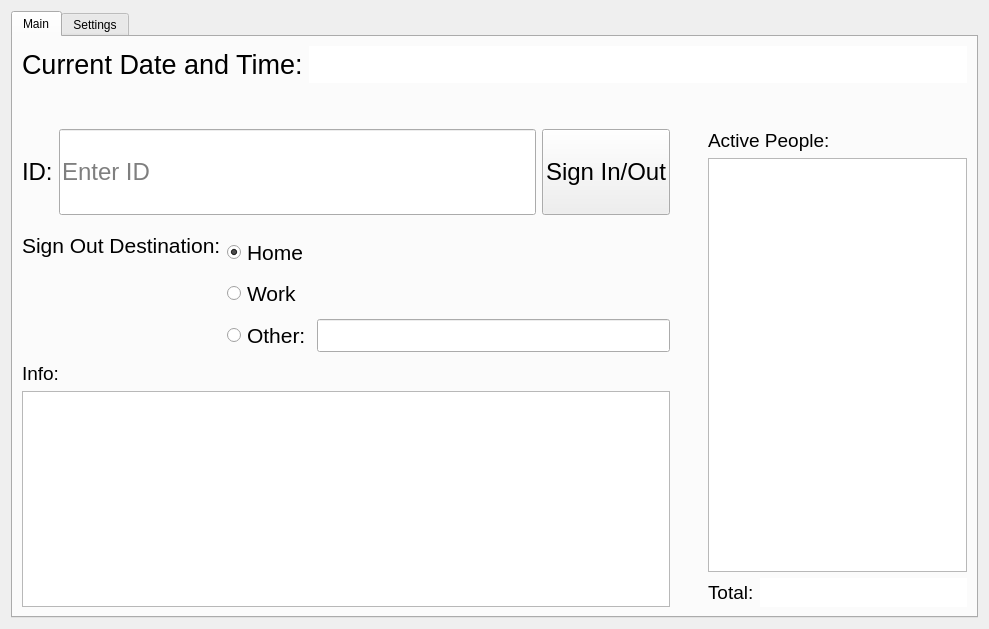
<?xml version="1.0" encoding="UTF-8"?>
<ui version="4.0">
 <class>Widget</class>
 <widget class="QWidget" name="Widget">
  <property name="geometry">
   <rect>
    <x>0</x>
    <y>0</y>
    <width>989</width>
    <height>629</height>
   </rect>
  </property>
  <property name="windowTitle">
   <string>Widget</string>
  </property>
  <layout class="QHBoxLayout" name="horizontalLayout_21">
   <item>
    <widget class="QTabWidget" name="tabGroup">
     <property name="tabPosition">
      <enum>QTabWidget::North</enum>
     </property>
     <property name="tabShape">
      <enum>QTabWidget::Rounded</enum>
     </property>
     <property name="currentIndex">
      <number>0</number>
     </property>
     <property name="tabBarAutoHide">
      <bool>false</bool>
     </property>
     <widget class="QWidget" name="tabMain">
      <property name="focusPolicy">
       <enum>Qt::NoFocus</enum>
      </property>
      <attribute name="title">
       <string>Main</string>
      </attribute>
      <layout class="QVBoxLayout" name="verticalLayout_9">
       <item>
        <layout class="QHBoxLayout" name="horizontalLayout_8">
         <item>
          <widget class="QLabel" name="label_4">
           <property name="font">
            <font>
             <pointsize>20</pointsize>
            </font>
           </property>
           <property name="text">
            <string>Current Date and Time:</string>
           </property>
          </widget>
         </item>
         <item>
          <widget class="QLineEdit" name="lineEdit_clock">
           <property name="font">
            <font>
             <pointsize>20</pointsize>
            </font>
           </property>
           <property name="frame">
            <bool>false</bool>
           </property>
           <property name="readOnly">
            <bool>true</bool>
           </property>
          </widget>
         </item>
        </layout>
       </item>
       <item>
        <spacer name="verticalSpacer_3">
         <property name="orientation">
          <enum>Qt::Vertical</enum>
         </property>
         <property name="sizeType">
          <enum>QSizePolicy::Preferred</enum>
         </property>
         <property name="sizeHint" stdset="0">
          <size>
           <width>20</width>
           <height>40</height>
          </size>
         </property>
        </spacer>
       </item>
       <item>
        <layout class="QHBoxLayout" name="horizontalLayout_10" stretch="20,1,8">
         <item>
          <layout class="QVBoxLayout" name="verticalLayout_5" stretch="7,1,10,20">
           <item>
            <layout class="QHBoxLayout" name="horizontalLayout_2">
             <item>
              <widget class="QLabel" name="label">
               <property name="font">
                <font>
                 <pointsize>18</pointsize>
                </font>
               </property>
               <property name="lineWidth">
                <number>1</number>
               </property>
               <property name="text">
                <string>ID:</string>
               </property>
               <property name="scaledContents">
                <bool>false</bool>
               </property>
              </widget>
             </item>
             <item>
              <widget class="QLineEdit" name="lineEdit_id_enter">
               <property name="sizePolicy">
                <sizepolicy hsizetype="Expanding" vsizetype="MinimumExpanding">
                 <horstretch>0</horstretch>
                 <verstretch>0</verstretch>
                </sizepolicy>
               </property>
               <property name="font">
                <font>
                 <pointsize>18</pointsize>
                </font>
               </property>
               <property name="placeholderText">
                <string>Enter ID</string>
               </property>
               <property name="clearButtonEnabled">
                <bool>false</bool>
               </property>
              </widget>
             </item>
             <item>
              <widget class="QPushButton" name="btn_signin">
               <property name="sizePolicy">
                <sizepolicy hsizetype="Minimum" vsizetype="Expanding">
                 <horstretch>0</horstretch>
                 <verstretch>0</verstretch>
                </sizepolicy>
               </property>
               <property name="font">
                <font>
                 <pointsize>18</pointsize>
                </font>
               </property>
               <property name="text">
                <string>Sign In/Out</string>
               </property>
              </widget>
             </item>
            </layout>
           </item>
           <item>
            <spacer name="verticalSpacer_2">
             <property name="orientation">
              <enum>Qt::Vertical</enum>
             </property>
             <property name="sizeType">
              <enum>QSizePolicy::Preferred</enum>
             </property>
             <property name="sizeHint" stdset="0">
              <size>
               <width>20</width>
               <height>20</height>
              </size>
             </property>
            </spacer>
           </item>
           <item>
            <layout class="QHBoxLayout" name="horizontalLayout_7">
             <item>
              <layout class="QVBoxLayout" name="verticalLayout_2">
               <item>
                <widget class="QLabel" name="label_9">
                 <property name="font">
                  <font>
                   <pointsize>16</pointsize>
                  </font>
                 </property>
                 <property name="text">
                  <string>Sign Out Destination:</string>
                 </property>
                </widget>
               </item>
               <item>
                <spacer name="verticalSpacer">
                 <property name="orientation">
                  <enum>Qt::Vertical</enum>
                 </property>
                 <property name="sizeHint" stdset="0">
                  <size>
                   <width>20</width>
                   <height>40</height>
                  </size>
                 </property>
                </spacer>
               </item>
              </layout>
             </item>
             <item>
              <layout class="QVBoxLayout" name="verticalLayout_3">
               <item>
                <layout class="QHBoxLayout" name="horizontalLayout_4">
                 <item>
                  <widget class="QRadioButton" name="rbtn_home">
                   <property name="font">
                    <font>
                     <pointsize>16</pointsize>
                    </font>
                   </property>
                   <property name="text">
                    <string>Home</string>
                   </property>
                   <property name="checked">
                    <bool>true</bool>
                   </property>
                  </widget>
                 </item>
                 <item>
                  <spacer name="horizontalSpacer_3">
                   <property name="orientation">
                    <enum>Qt::Horizontal</enum>
                   </property>
                   <property name="sizeHint" stdset="0">
                    <size>
                     <width>40</width>
                     <height>20</height>
                    </size>
                   </property>
                  </spacer>
                 </item>
                </layout>
               </item>
               <item>
                <layout class="QHBoxLayout" name="horizontalLayout_5">
                 <item>
                  <widget class="QRadioButton" name="rbtn_work">
                   <property name="font">
                    <font>
                     <pointsize>16</pointsize>
                    </font>
                   </property>
                   <property name="text">
                    <string>Work</string>
                   </property>
                  </widget>
                 </item>
                 <item>
                  <spacer name="horizontalSpacer_2">
                   <property name="orientation">
                    <enum>Qt::Horizontal</enum>
                   </property>
                   <property name="sizeHint" stdset="0">
                    <size>
                     <width>40</width>
                     <height>20</height>
                    </size>
                   </property>
                  </spacer>
                 </item>
                </layout>
               </item>
               <item>
                <layout class="QHBoxLayout" name="horizontalLayout_6">
                 <item>
                  <widget class="QRadioButton" name="rbtn_other">
                   <property name="font">
                    <font>
                     <pointsize>16</pointsize>
                    </font>
                   </property>
                   <property name="text">
                    <string>Other:</string>
                   </property>
                  </widget>
                 </item>
                 <item>
                  <widget class="QLineEdit" name="lineEdit_destination_other">
                   <property name="font">
                    <font>
                     <pointsize>16</pointsize>
                    </font>
                   </property>
                  </widget>
                 </item>
                </layout>
               </item>
              </layout>
             </item>
            </layout>
           </item>
           <item>
            <layout class="QVBoxLayout" name="verticalLayout_4">
             <item>
              <layout class="QHBoxLayout" name="horizontalLayout_9">
               <item>
                <widget class="QLabel" name="label_2">
                 <property name="font">
                  <font>
                   <pointsize>14</pointsize>
                  </font>
                 </property>
                 <property name="text">
                  <string>Info:</string>
                 </property>
                </widget>
               </item>
               <item>
                <spacer name="horizontalSpacer_4">
                 <property name="orientation">
                  <enum>Qt::Horizontal</enum>
                 </property>
                 <property name="sizeHint" stdset="0">
                  <size>
                   <width>40</width>
                   <height>20</height>
                  </size>
                 </property>
                </spacer>
               </item>
              </layout>
             </item>
             <item>
              <widget class="QTextEdit" name="textEdit">
               <property name="cursorWidth">
                <number>0</number>
               </property>
               <property name="textInteractionFlags">
                <set>Qt::TextSelectableByKeyboard|Qt::TextSelectableByMouse</set>
               </property>
              </widget>
             </item>
            </layout>
           </item>
          </layout>
         </item>
         <item>
          <spacer name="horizontalSpacer_5">
           <property name="orientation">
            <enum>Qt::Horizontal</enum>
           </property>
           <property name="sizeType">
            <enum>QSizePolicy::Preferred</enum>
           </property>
           <property name="sizeHint" stdset="0">
            <size>
             <width>40</width>
             <height>20</height>
            </size>
           </property>
          </spacer>
         </item>
         <item>
          <layout class="QVBoxLayout" name="verticalLayout">
           <item>
            <layout class="QHBoxLayout" name="horizontalLayout_3">
             <item>
              <widget class="QLabel" name="label_3">
               <property name="font">
                <font>
                 <pointsize>14</pointsize>
                </font>
               </property>
               <property name="text">
                <string>Active People:</string>
               </property>
              </widget>
             </item>
             <item>
              <spacer name="horizontalSpacer">
               <property name="orientation">
                <enum>Qt::Horizontal</enum>
               </property>
               <property name="sizeHint" stdset="0">
                <size>
                 <width>40</width>
                 <height>20</height>
                </size>
               </property>
              </spacer>
             </item>
            </layout>
           </item>
           <item>
            <widget class="QListView" name="listView">
             <property name="font">
              <font>
               <pointsize>14</pointsize>
              </font>
             </property>
             <property name="selectionMode">
              <enum>QAbstractItemView::NoSelection</enum>
             </property>
             <property name="selectionBehavior">
              <enum>QAbstractItemView::SelectItems</enum>
             </property>
            </widget>
           </item>
           <item>
            <layout class="QHBoxLayout" name="horizontalLayout">
             <item>
              <widget class="QLabel" name="label_5">
               <property name="font">
                <font>
                 <pointsize>14</pointsize>
                </font>
               </property>
               <property name="text">
                <string>Total:</string>
               </property>
              </widget>
             </item>
             <item>
              <widget class="QLineEdit" name="lineEdit_signed_in">
               <property name="font">
                <font>
                 <pointsize>14</pointsize>
                </font>
               </property>
               <property name="frame">
                <bool>false</bool>
               </property>
               <property name="readOnly">
                <bool>true</bool>
               </property>
              </widget>
             </item>
            </layout>
           </item>
          </layout>
         </item>
        </layout>
       </item>
      </layout>
     </widget>
     <widget class="QWidget" name="tabSettings">
      <attribute name="title">
       <string>Settings</string>
      </attribute>
      <layout class="QGridLayout" name="gridLayout">
       <item row="0" column="0">
        <layout class="QVBoxLayout" name="verticalLayout_8">
         <item>
          <layout class="QHBoxLayout" name="horizontalLayout_17">
           <item>
            <layout class="QHBoxLayout" name="horizontalLayout_11">
             <item>
              <widget class="QLabel" name="label_17">
               <property name="text">
                <string>Export File Date Prefix Format:</string>
               </property>
              </widget>
             </item>
             <item>
              <widget class="QLineEdit" name="lineEdit_export_prefix_format">
               <property name="enabled">
                <bool>true</bool>
               </property>
               <property name="text">
                <string/>
               </property>
               <property name="frame">
                <bool>true</bool>
               </property>
               <property name="readOnly">
                <bool>false</bool>
               </property>
               <property name="placeholderText">
                <string>yyyyMMdd</string>
               </property>
              </widget>
             </item>
            </layout>
           </item>
           <item>
            <spacer name="horizontalSpacer_7">
             <property name="orientation">
              <enum>Qt::Horizontal</enum>
             </property>
             <property name="sizeHint" stdset="0">
              <size>
               <width>40</width>
               <height>20</height>
              </size>
             </property>
            </spacer>
           </item>
           <item>
            <layout class="QHBoxLayout" name="horizontalLayout_12">
             <item>
              <widget class="QLabel" name="label_16">
               <property name="text">
                <string>Export File Suffix:</string>
               </property>
              </widget>
             </item>
             <item>
              <widget class="QLineEdit" name="lineEdit_export_suffix">
               <property name="text">
                <string/>
               </property>
               <property name="readOnly">
                <bool>false</bool>
               </property>
              </widget>
             </item>
            </layout>
           </item>
           <item>
            <spacer name="horizontalSpacer_8">
             <property name="orientation">
              <enum>Qt::Horizontal</enum>
             </property>
             <property name="sizeHint" stdset="0">
              <size>
               <width>40</width>
               <height>20</height>
              </size>
             </property>
            </spacer>
           </item>
          </layout>
         </item>
         <item>
          <spacer name="verticalSpacer_10">
           <property name="orientation">
            <enum>Qt::Vertical</enum>
           </property>
           <property name="sizeType">
            <enum>QSizePolicy::Preferred</enum>
           </property>
           <property name="sizeHint" stdset="0">
            <size>
             <width>20</width>
             <height>13</height>
            </size>
           </property>
          </spacer>
         </item>
         <item>
          <layout class="QHBoxLayout" name="horizontalLayout_18">
           <item>
            <widget class="QLabel" name="label_15">
             <property name="text">
              <string>Export File Location:</string>
             </property>
            </widget>
           </item>
           <item>
            <widget class="QLineEdit" name="lineEdit_export_location">
             <property name="frame">
              <bool>false</bool>
             </property>
             <property name="readOnly">
              <bool>true</bool>
             </property>
            </widget>
           </item>
          </layout>
         </item>
         <item>
          <spacer name="verticalSpacer_9">
           <property name="orientation">
            <enum>Qt::Vertical</enum>
           </property>
           <property name="sizeType">
            <enum>QSizePolicy::Preferred</enum>
           </property>
           <property name="sizeHint" stdset="0">
            <size>
             <width>20</width>
             <height>13</height>
            </size>
           </property>
          </spacer>
         </item>
         <item>
          <layout class="QHBoxLayout" name="horizontalLayout_19">
           <item>
            <widget class="QPushButton" name="btn_export_location">
             <property name="text">
              <string>Select Export File Location</string>
             </property>
            </widget>
           </item>
           <item>
            <spacer name="horizontalSpacer_9">
             <property name="orientation">
              <enum>Qt::Horizontal</enum>
             </property>
             <property name="sizeHint" stdset="0">
              <size>
               <width>40</width>
               <height>20</height>
              </size>
             </property>
            </spacer>
           </item>
           <item>
            <layout class="QHBoxLayout" name="horizontalLayout_13">
             <item>
              <widget class="QLabel" name="label_10">
               <property name="text">
                <string>Time cutoff for new export file:</string>
               </property>
              </widget>
             </item>
             <item>
              <widget class="QTimeEdit" name="timeEdit">
               <property name="buttonSymbols">
                <enum>QAbstractSpinBox::UpDownArrows</enum>
               </property>
               <property name="time">
                <time>
                 <hour>4</hour>
                 <minute>0</minute>
                 <second>0</second>
                </time>
               </property>
              </widget>
             </item>
            </layout>
           </item>
          </layout>
         </item>
         <item>
          <spacer name="verticalSpacer_8">
           <property name="orientation">
            <enum>Qt::Vertical</enum>
           </property>
           <property name="sizeType">
            <enum>QSizePolicy::Expanding</enum>
           </property>
           <property name="sizeHint" stdset="0">
            <size>
             <width>20</width>
             <height>28</height>
            </size>
           </property>
          </spacer>
         </item>
         <item>
          <layout class="QHBoxLayout" name="horizontalLayout_20">
           <item>
            <widget class="QPushButton" name="btn_export_manual">
             <property name="text">
              <string>Manually Generate Attendance CSV</string>
             </property>
            </widget>
           </item>
           <item>
            <spacer name="horizontalSpacer_10">
             <property name="orientation">
              <enum>Qt::Horizontal</enum>
             </property>
             <property name="sizeType">
              <enum>QSizePolicy::Preferred</enum>
             </property>
             <property name="sizeHint" stdset="0">
              <size>
               <width>40</width>
               <height>20</height>
              </size>
             </property>
            </spacer>
           </item>
           <item>
            <widget class="QPushButton" name="btn_force_signout">
             <property name="text">
              <string>Signout Everyone</string>
             </property>
            </widget>
           </item>
          </layout>
         </item>
         <item>
          <spacer name="verticalSpacer_6">
           <property name="orientation">
            <enum>Qt::Vertical</enum>
           </property>
           <property name="sizeHint" stdset="0">
            <size>
             <width>20</width>
             <height>18</height>
            </size>
           </property>
          </spacer>
         </item>
         <item>
          <layout class="QHBoxLayout" name="horizontalLayout_23">
           <item>
            <widget class="QPushButton" name="btn_clear_temp_files">
             <property name="text">
              <string>Clear Temp Files</string>
             </property>
            </widget>
           </item>
           <item>
            <spacer name="horizontalSpacer_13">
             <property name="orientation">
              <enum>Qt::Horizontal</enum>
             </property>
             <property name="sizeType">
              <enum>QSizePolicy::Preferred</enum>
             </property>
             <property name="sizeHint" stdset="0">
              <size>
               <width>40</width>
               <height>20</height>
              </size>
             </property>
            </spacer>
           </item>
           <item>
            <widget class="QPushButton" name="btn_clear_settings">
             <property name="text">
              <string>Clear Settings</string>
             </property>
            </widget>
           </item>
           <item>
            <spacer name="horizontalSpacer_11">
             <property name="orientation">
              <enum>Qt::Horizontal</enum>
             </property>
             <property name="sizeHint" stdset="0">
              <size>
               <width>40</width>
               <height>20</height>
              </size>
             </property>
            </spacer>
           </item>
          </layout>
         </item>
         <item>
          <spacer name="verticalSpacer_11">
           <property name="orientation">
            <enum>Qt::Vertical</enum>
           </property>
           <property name="sizeHint" stdset="0">
            <size>
             <width>20</width>
             <height>40</height>
            </size>
           </property>
          </spacer>
         </item>
        </layout>
       </item>
       <item row="0" column="1">
        <spacer name="horizontalSpacer_12">
         <property name="orientation">
          <enum>Qt::Horizontal</enum>
         </property>
         <property name="sizeType">
          <enum>QSizePolicy::Preferred</enum>
         </property>
         <property name="sizeHint" stdset="0">
          <size>
           <width>40</width>
           <height>20</height>
          </size>
         </property>
        </spacer>
       </item>
       <item row="0" column="2">
        <layout class="QVBoxLayout" name="verticalLayout_7">
         <item>
          <widget class="QPushButton" name="btn_update_com">
           <property name="text">
            <string>Refresh Port List</string>
           </property>
          </widget>
         </item>
         <item>
          <layout class="QHBoxLayout" name="horizontalLayout_14">
           <item>
            <widget class="QLabel" name="label_8">
             <property name="text">
              <string>Card Reader Serial Port:</string>
             </property>
            </widget>
           </item>
           <item>
            <widget class="QComboBox" name="com_selector"/>
           </item>
          </layout>
         </item>
         <item>
          <widget class="QTextEdit" name="textEdit_com">
           <property name="sizeAdjustPolicy">
            <enum>QAbstractScrollArea::AdjustIgnored</enum>
           </property>
           <property name="undoRedoEnabled">
            <bool>false</bool>
           </property>
           <property name="readOnly">
            <bool>true</bool>
           </property>
           <property name="cursorWidth">
            <number>0</number>
           </property>
           <property name="textInteractionFlags">
            <set>Qt::TextSelectableByKeyboard|Qt::TextSelectableByMouse</set>
           </property>
          </widget>
         </item>
         <item>
          <layout class="QHBoxLayout" name="horizontalLayout_26">
           <item>
            <widget class="QPushButton" name="btn_open_com">
             <property name="text">
              <string>Open Serial Port</string>
             </property>
            </widget>
           </item>
           <item>
            <widget class="QPushButton" name="btn_close_com">
             <property name="text">
              <string>Close Serial Port</string>
             </property>
            </widget>
           </item>
          </layout>
         </item>
         <item>
          <widget class="QCheckBox" name="checkBox_enable_reader">
           <property name="text">
            <string>Enable ID Reader</string>
           </property>
           <property name="checked">
            <bool>true</bool>
           </property>
          </widget>
         </item>
        </layout>
       </item>
       <item row="1" column="0">
        <spacer name="verticalSpacer_7">
         <property name="orientation">
          <enum>Qt::Vertical</enum>
         </property>
         <property name="sizeType">
          <enum>QSizePolicy::Preferred</enum>
         </property>
         <property name="sizeHint" stdset="0">
          <size>
           <width>20</width>
           <height>40</height>
          </size>
         </property>
        </spacer>
       </item>
       <item row="2" column="0" colspan="3">
        <layout class="QGridLayout" name="gridLayout_3">
         <item row="0" column="0">
          <layout class="QHBoxLayout" name="horizontalLayout_16">
           <item>
            <widget class="QLabel" name="label_6">
             <property name="text">
              <string>People File Viewer:</string>
             </property>
            </widget>
           </item>
           <item>
            <spacer name="horizontalSpacer_6">
             <property name="orientation">
              <enum>Qt::Horizontal</enum>
             </property>
             <property name="sizeType">
              <enum>QSizePolicy::Preferred</enum>
             </property>
             <property name="sizeHint" stdset="0">
              <size>
               <width>40</width>
               <height>20</height>
              </size>
             </property>
            </spacer>
           </item>
           <item>
            <layout class="QHBoxLayout" name="horizontalLayout_15">
             <item>
              <widget class="QLabel" name="label_7">
               <property name="text">
                <string>Current People File:</string>
               </property>
              </widget>
             </item>
             <item>
              <widget class="QLineEdit" name="lineEdit_people_file">
               <property name="frame">
                <bool>false</bool>
               </property>
               <property name="readOnly">
                <bool>true</bool>
               </property>
              </widget>
             </item>
            </layout>
           </item>
          </layout>
         </item>
         <item row="1" column="0">
          <widget class="QTableView" name="tableView"/>
         </item>
         <item row="1" column="1">
          <layout class="QVBoxLayout" name="verticalLayout_6">
           <item>
            <widget class="QPushButton" name="btn_people_file_load">
             <property name="text">
              <string>Load File</string>
             </property>
            </widget>
           </item>
           <item>
            <widget class="QPushButton" name="btn_people_file_save">
             <property name="text">
              <string>Save File</string>
             </property>
            </widget>
           </item>
           <item>
            <widget class="QPushButton" name="btn_people_file_add_row">
             <property name="text">
              <string>Add Entry</string>
             </property>
            </widget>
           </item>
           <item>
            <spacer name="verticalSpacer_4">
             <property name="orientation">
              <enum>Qt::Vertical</enum>
             </property>
             <property name="sizeHint" stdset="0">
              <size>
               <width>20</width>
               <height>40</height>
              </size>
             </property>
            </spacer>
           </item>
           <item>
            <widget class="QPushButton" name="btn_people_file_remove_row">
             <property name="text">
              <string>Remove Entry</string>
             </property>
            </widget>
           </item>
           <item>
            <spacer name="verticalSpacer_5">
             <property name="orientation">
              <enum>Qt::Vertical</enum>
             </property>
             <property name="sizeHint" stdset="0">
              <size>
               <width>20</width>
               <height>40</height>
              </size>
             </property>
            </spacer>
           </item>
          </layout>
         </item>
        </layout>
       </item>
      </layout>
     </widget>
    </widget>
   </item>
  </layout>
 </widget>
 <resources/>
 <connections/>
</ui>
